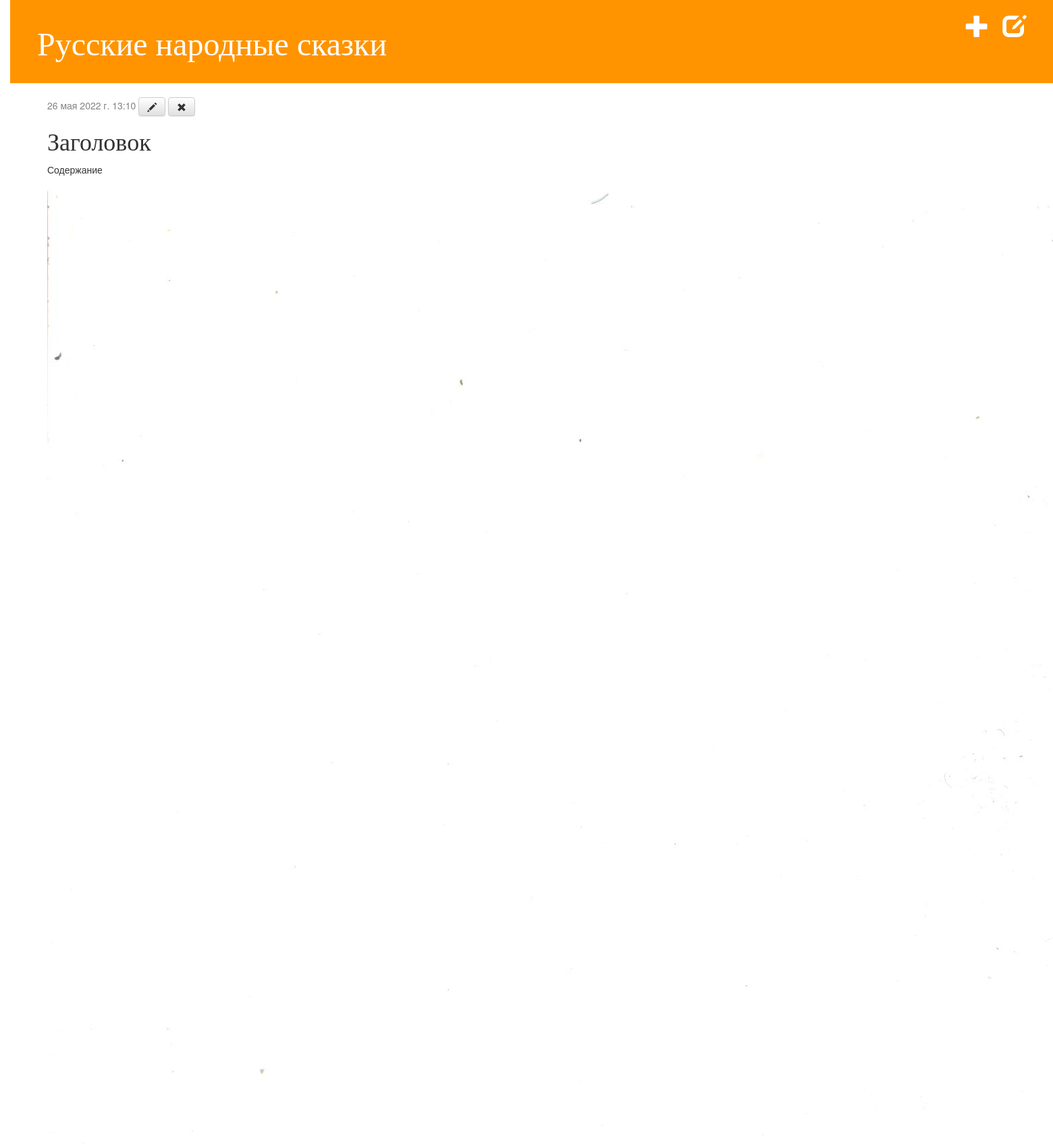
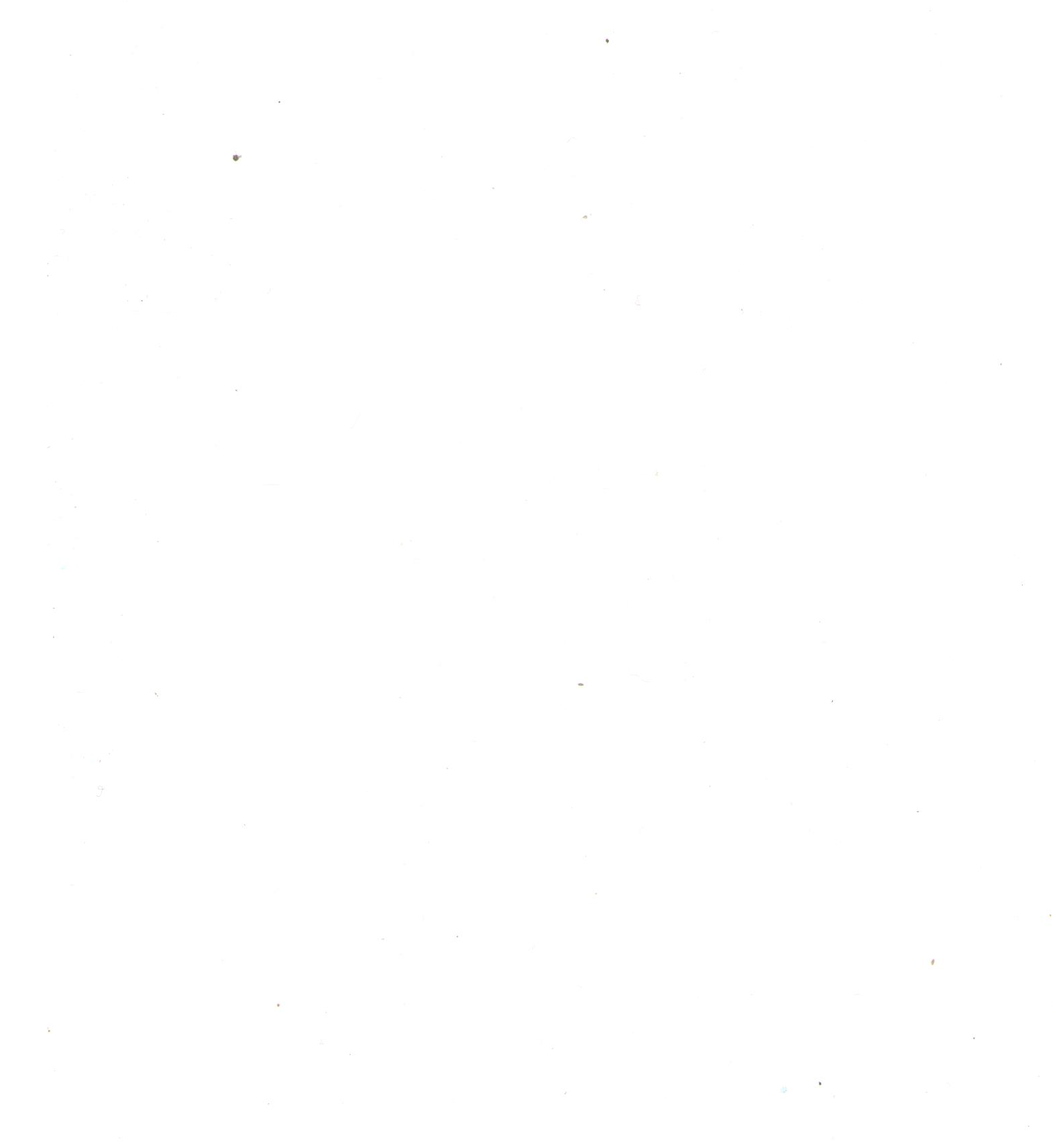
Page /post/51/ (upper part) on the committed database (2 pictures, top to bottom).
### articl/models.py (models this page shows, shortened)
class Post(models.Model):
    user = models.ForeignKey(to=User, null=True,on_delete=models.CASCADE)
    title = models.CharField(max_length=200)
    text = models.TextField()
    created_date = models.DateTimeField(default=timezone.now)
    published_date = models.DateTimeField(blank=True, null=True)
    cover = models.ImageField(upload_to=user_directory_path)#cover - картинка;
    book = models.FileField(upload_to='books/%Y-%m-%d/')# cover - картинка;

### articl/views.py (the view)
# urls.py: path('post/<int:pk>/', views.post_detail, name='post_detail'),
def post_detail(request, pk):
    post = get_object_or_404(Post, pk=pk)
    return render(request, 'articl/post_detail.html', {'post': post})

### templates/articl/post_detail.html
{% extends 'articl/base.html' %}
{% block content %}
    <div class="post">
        {% if post.published_date %}
        <div class="date">
                {{ post.published_date }}
        {% else %}
                <a class="btn btn-default" href="{% url 'post_publish' pk=post.pk %}">Publish</a>
        {% endif %}
        <a class="btn btn-default" href="{% url 'post_edit' pk=post.pk %}"><span class="glyphicon glyphicon-pencil"></span></a>
        <a class="btn btn-default" href="{% url 'post_remove' pk=post.pk %}"><span class="glyphicon glyphicon-remove"></span></a>
        </div>
        <h1>{{ post.title }}</h1>
        <p>{{ post.text|linebreaksbr }}</p>
        <img src="../../media/{{ post.cover }}">
    </div>
{% endblock %}

### articl/static/css/articl.css (style rules this page uses)
body { padding-left: 15px; }
h1, h2, h3, h4 { font-family: 'Lobster', cursive; }
.date { color: #828282; }
.post { margin-bottom: 70px; }

### rows in the picture
Post: published_date "26 мая 2022 г. 13:10", title "Заголовок", text "Содержание", cover (picture)
